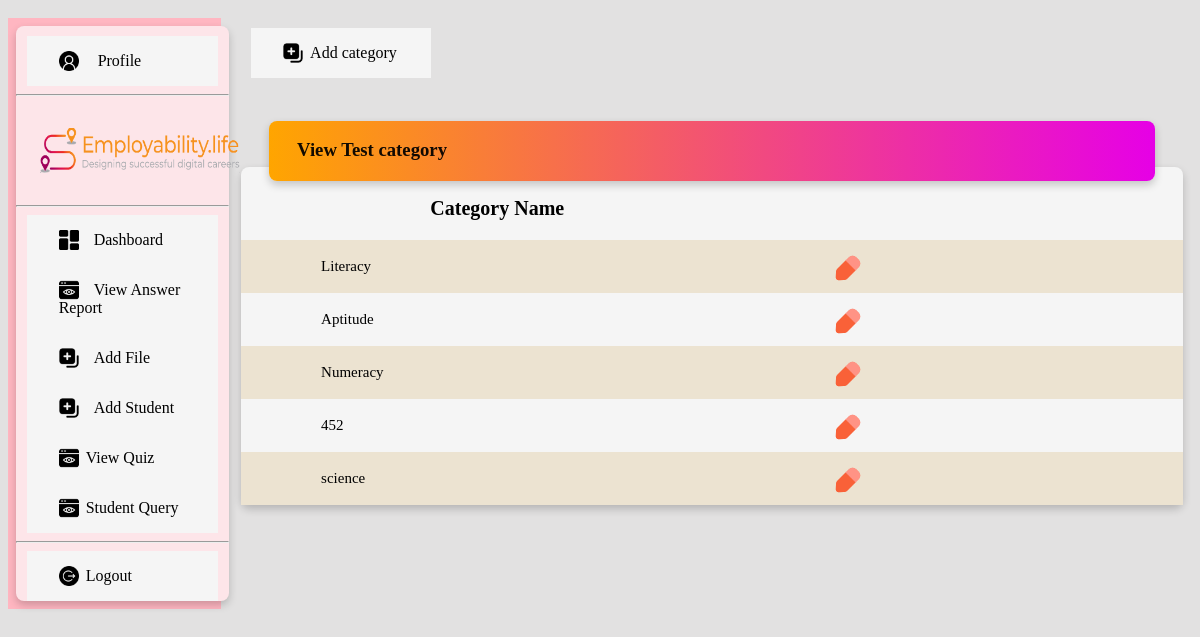
The app's page /viewcategory/ (signed in), older data.
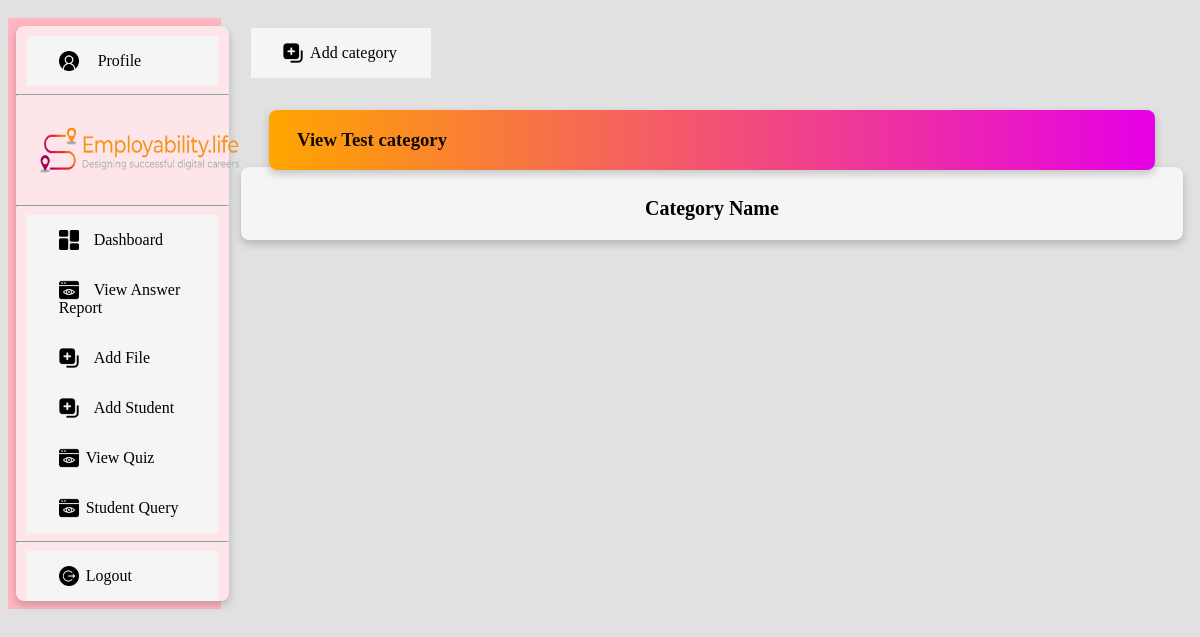
The same page, newer data.
### quiz/models.py (models this page shows)
class Testcategory(models.Model):
    name = models.CharField(max_length=280, default="", blank=True, null=True)
    def __str__(self):
        return self.name

### quiz/views.py (the view)
# urls.py: path('viewcategory/', view_category, name='viewcategory'),
def view_category(request):
    if 'email' in request.session:
        obj = Testcategory.objects.all()
        return render(request, 'view_category.html', {'obj': obj})
    return redirect('sign1')

### quiz/templates/view_category.html
{% extends 'admin_base.html' %}
{% load static %}
{% block content %}
            <div class="viewtabledrd">
                <div style="width:200px;">
                    <a class="button button1 " href={% url 'add_category' %}><img
                        src="{% static 'icon/create.png' %}" height="20px" width="20px">Add category</a>
                </div>
                <div class="card table viewtbtn">
                    <div class="card viewtest">
                        <h3 class="tableheading" style="font-weight: bold;">&nbsp &nbsp &nbsp View Test category</h3>
                    </div>
                    <table>
                        <tr>
                            <th>Category Name</th>
                        </tr>
                        {% for i in obj %}
                        <tr>
                            <td>{{i}}</td>
                            <td>
                                <a href="{% url 'editcategory' i.id %}"><img src="{% static 'icon/edit.png' %}" height="30px" width="30px"></a>
                            </td>
                        </tr>
                        {% endfor %}
                    </table>
            </div>
            </div>
{% endblock %}

Row changes from the older to the newer data that the page shows:
removed Testcategory: name "Literacy"
removed Testcategory: name "Aptitude"
removed Testcategory: name "Numeracy"
removed Testcategory: name "452"
removed Testcategory: name "science"
